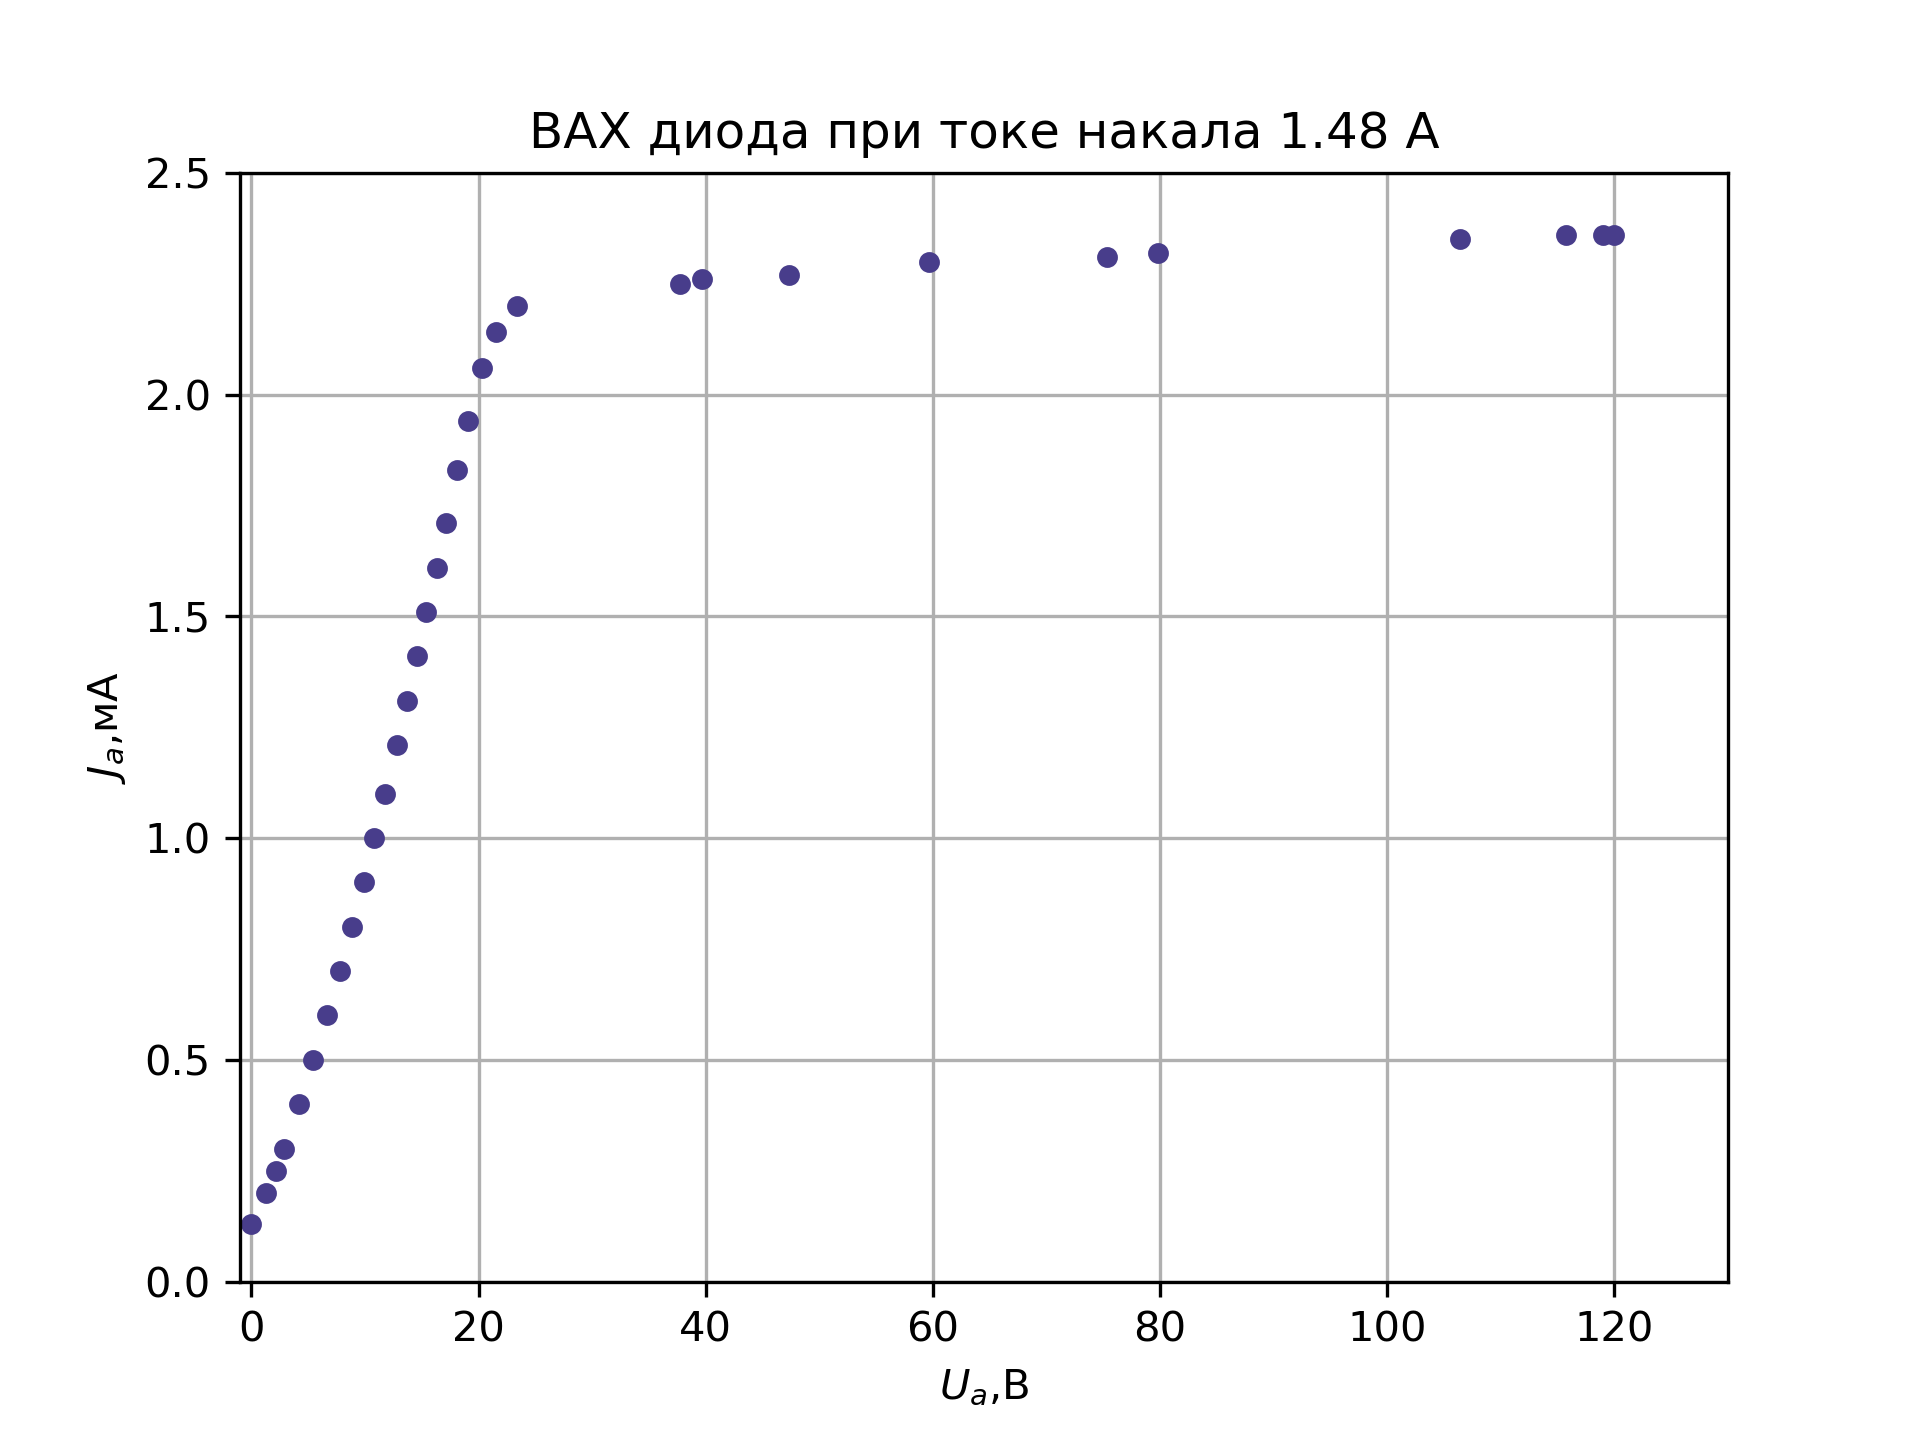

This figure's Python source:
import numpy as np 
import matplotlib.pyplot as plt 
from matplotlib.ticker import FuncFormatter 
fig = plt.figure() 
ax = fig.add_subplot(111) 

# x=np.array([0,0.2,0.26,0.3,0.34,0.36,0.38,0.4,0.44]) 
# y=np.array([0,1,8,14,28,38,54,74,100]) 
# plt.errorbar(x, y, xerr=0.5, yerr=0.01, c='blue', lw=0.5, mfc='white', ms=3) 


x=np.array([0,1.3,2.2,2.9,4.2,5.4,6.7,7.8,8.9,9.9,10.8,11.8,12.8,13.7,14.6,15.4,16.3,17.1,18.1,19.1,20.3,21.5,23.4,37.7,39.7,47.3,59.7,75.3,79.8,106.4,115.7,119,120]) 
y=np.array([0.13,0.2,0.25,0.3,0.4,0.5,0.6,0.7,0.8,0.9,1,1.1,1.21,1.31,1.41,1.51,1.61,1.71,1.83,1.94,2.06,2.14,2.2,2.25,2.26,2.27,2.3,2.31,2.32,2.35,2.36,2.36,2.36]) 
# plt.errorbar(x, y, xerr=0.5, yerr=0.01, c='black', lw=0.5, mfc='white', ms=3) 


# x=np.array([0,19.8,20,20.5,21,21.5,22,22.5,23,23.5,24,24.5,25,25.5,26,26.5,27]) 
# y=np.array([0,0.008,0.015,0.022,0.033,0.059,0.071,0.092,0.13,0.17,0.227,0.301,0.375,0.455,0.62,0.74,0.985]) 
# plt.errorbar(x, y, xerr=0.5, yerr=0.01, c='red', lw=0.5, mfc='white', ms=3) 

# plt.legend(('$\phi_з=40В$','$\phi_з=45В$','$\phi_з=50В$'),loc=(0.1,0.4))

ax.plot(x,y,'ko', color = "darkslateblue", markersize=4) 
plt.title('ВАХ диода при токе накала 1.48 А')
plt.xlabel('$U_a$,В') 
plt.ylabel('$J_a$,мА') 
plt.grid () 
plt.xlim([-1,130]) 
plt.ylim([0,2.5]) 
plt.savefig('z1.png',dpi=300)
plt.show()